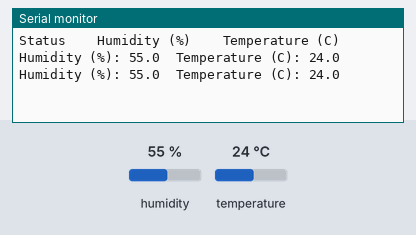
The sketch below on a simulated Arduino Uno, built with avr-gcc and run on an emulated ATmega328P. On the bench: the last lines printed to the serial monitor. The inputs (shaded band) are chosen by the test bench; at power-on: humidity 55 %, temperature 24 °C.

Above: at 3.8 s.
3.9 s: humidity set to 22 %
At 5.7 s:
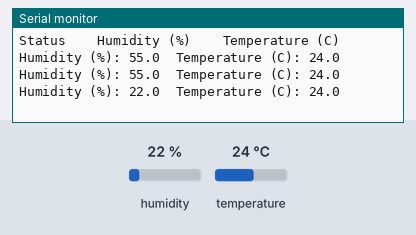
6.1 s: temperature set to 12 °C
At 7.3 s:
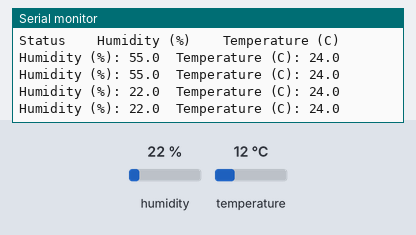
8.3 s: humidity set to 40 %
At 10.3 s:
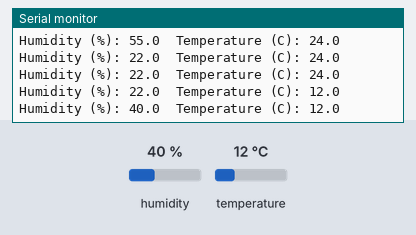
Timing chart, 0 to 11.8 s (numbered marks = the images above; inputs shaded):
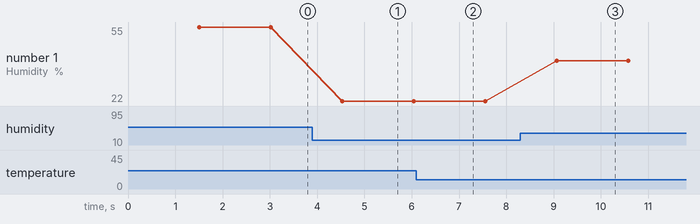

Measured:
- after the input at 3.9 s, the serial monitor: prints a new line after 0.63 s (image 1)
- after the input at 8.3 s, the serial monitor: prints a new line after 0.77 s (image 3)
- plotted number 1: 55 → 22 after the input at 3.9 s, 22 → 40 after the input at 8.3 s

The sketch:

dht11_temp_sensor_with_nodemcu.ino
```cpp
#include "DHTesp.h"
DHTesp dht;
void setup()
{
Serial.begin(9600);
Serial.println();
Serial.println("Status\t\tHumidity (%)\t\tTemperature (C)\t");
dht.setup(12, DHTesp::DHT11); // GPIO12(D6)
}
void loop()
{
//delay(dht.getMinimumSamplingPeriod() + 100);
delay(1500);
float humidity = dht.getHumidity();
float temperature = dht.getTemperature();
Serial.print("Humidity (%): ");
Serial.print(humidity, 1);
Serial.print("\t");
Serial.print("Temperature (C): ");
Serial.print(temperature, 1);
Serial.print("\t");
Serial.println();
}
```
